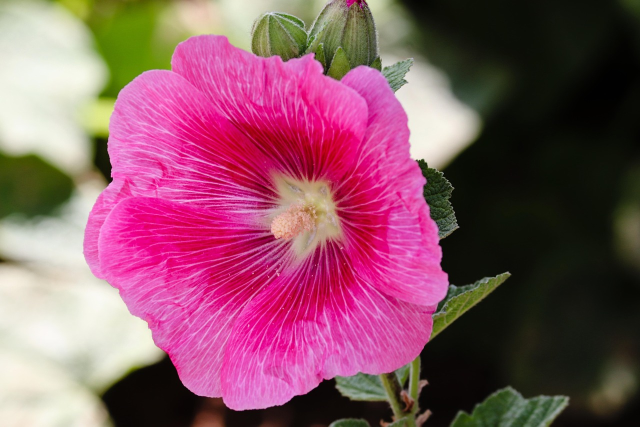
#> input picture flower.jpg, 1280 x 853 px, found by its file name (shown at 1/2 size)
$ python CW_lesson_4.py
#> lines starting #> are read from the running program, lines starting #| are printed output that depends on the picture; after the words box and inside, x2 and y2 are one past the last pixel; in counts of white or black regions, pixels touching at a corner belong together
import cv2
import numpy as np

img = cv2.imread('image/flower.jpg')
#> img is the input picture: shape (853, 1280, 3); mean B, G, R 101.2, 84, 137.6
scale = 2
img = cv2.resize(img, (img.shape[1] // scale, img.shape[0] // scale))
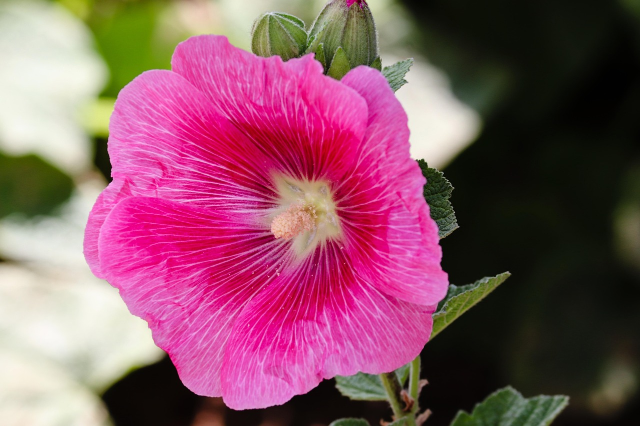
#> img: shape (426, 640, 3); mean B, G, R 101.1, 83.9, 137.5

img_copy = img.copy()

img = cv2.cvtColor(img, cv2.COLOR_BGR2GRAY) #перевесчти в нрадацію сірого
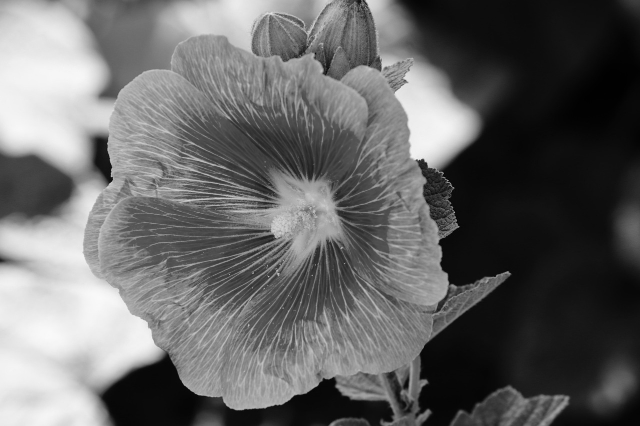
#> img: shape (426, 640); min 0, max 250, mean 101.9
img = cv2.GaussianBlur(img, (5, 5), 1) #розмиття

img = cv2.equalizeHist(img) #посилення контрасту
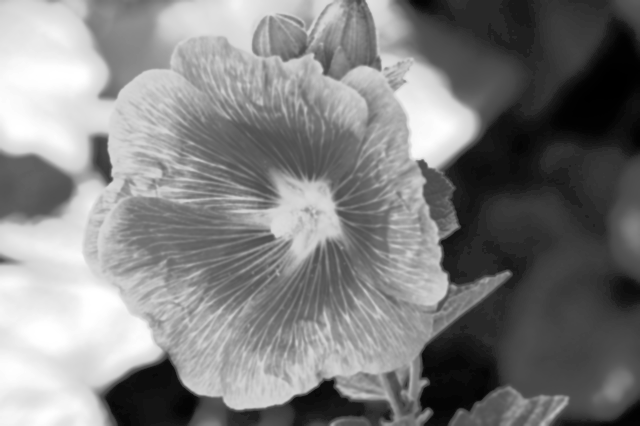
#> img: shape (426, 640); min 0, max 255, mean 128.1

img_edges = cv2.Canny(img, 170, 170) #виявлення країв
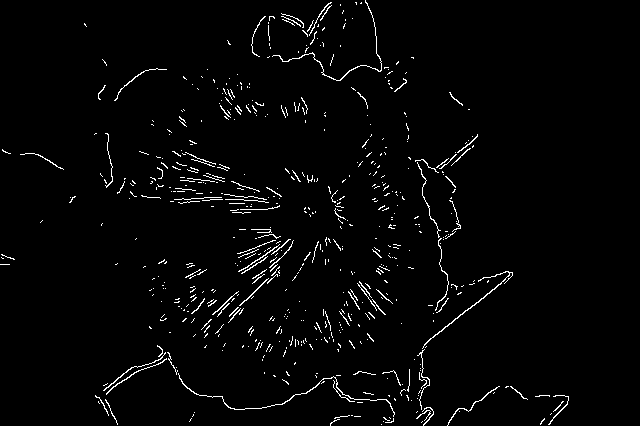
#> img_edges: shape (426, 640); 2.3% white in thin lines or dots, all inside (x1, y1, x2, y2) = (0, 0, 569, 426)

kernel = np.ones((2, 2), np.uint8)
contours, hierarchy = cv2.findContours(img_edges, cv2.RETR_EXTERNAL, cv2.CHAIN_APPROX_SIMPLE) #
#> contours = 595 contours, 586 with area under 20; largest, box (x1, y1, x2, y2) and area: (422, 271, 513, 349) 74, (178, 373, 395, 417) 62, (272, 0, 382, 81) 49, (447, 386, 500, 426) 32, (106, 358, 167, 395) 29

for cnt in contours:
    area = cv2.contourArea(cnt)
    if area > 250:
        x, y, w, h = cv2.boundingRect(cnt)


        cv2.drawContours(img_copy, [cnt], -1, (0, 255, 0), 2)

        cv2.rectangle(img_copy, (x, y), (x + w, y + h), (0, 255, 0), 2)

        text_y = y - 10 if y- 10 > 20 else y + 10

        text = f'x:{x}, y:{y}, S:{int(area)}'
        cv2.putText(img_copy, text, (x, y), cv2.FONT_HERSHEY_SIMPLEX, 0.5, (0, 255, 0), 1)
#> this loop made 595 passes
#> area on passes 39, 50: 31.5, 62.5


# cv2.imshow('image', img)
cv2.imshow('image2', img_copy)
cv2.waitKey(0)
cv2.destroyAllWindows()
